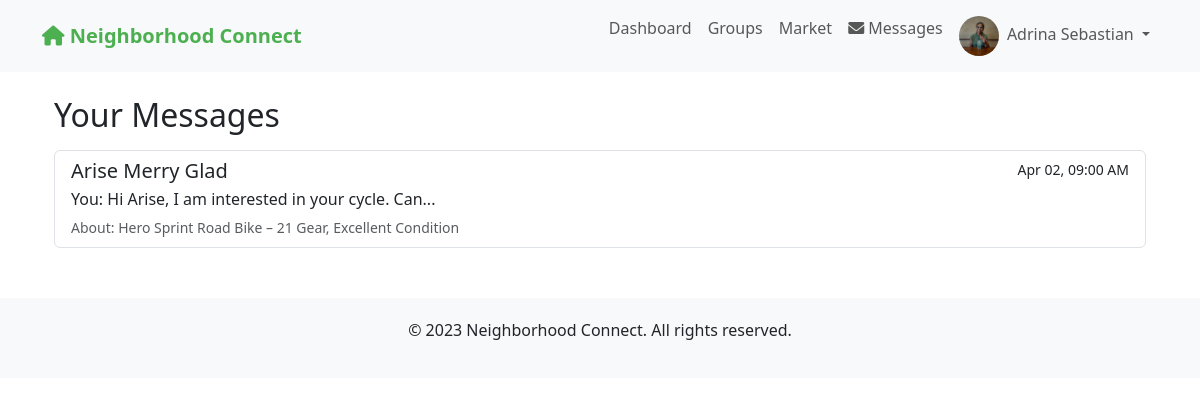
Page /messages (signed in) on the earlier database version.
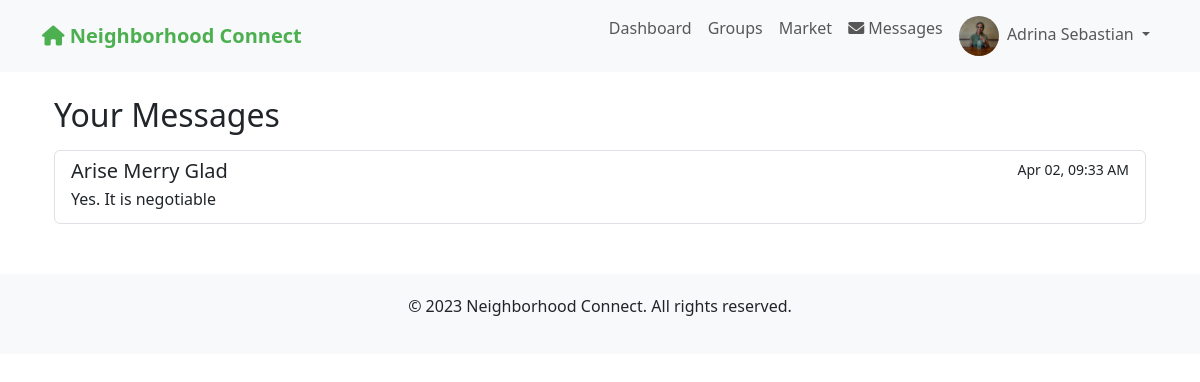
Same page on the later database version.
### app.py (models this page shows)
class User(UserMixin, db.Model):
    id = db.Column(db.Integer, primary_key=True)
    email = db.Column(db.String(100), unique=True, nullable=False)
    password = db.Column(db.String(200), nullable=False)
    name = db.Column(db.String(100), nullable=False)
    address = db.Column(db.String(200), nullable=False)
    neighborhood_id = db.Column(db.Integer, db.ForeignKey('neighborhood.id'), nullable=False)
    profile_pic = db.Column(db.String(200), default='default.jpg')
    created_at = db.Column(db.DateTime, default=datetime.utcnow)
    is_admin = db.Column(db.Boolean, default=False)
    posts = db.relationship('Post', backref='author', lazy=True)
    comments = db.relationship('Comment', backref='author', lazy=True)
    incidents = db.relationship('Incident', backref='reporter', lazy=True)
    group_memberships = db.relationship('GroupMember', backref='user', lazy=True)

class Message(db.Model):
    id = db.Column(db.Integer, primary_key=True)
    sender_id = db.Column(db.Integer, db.ForeignKey('user.id'), nullable=False)
    receiver_id = db.Column(db.Integer, db.ForeignKey('user.id'), nullable=False)
    content = db.Column(db.Text, nullable=False)
    timestamp = db.Column(db.DateTime, default=datetime.utcnow)  # This is the critical column
    is_read = db.Column(db.Boolean, default=False)
    item_id = db.Column(db.Integer, db.ForeignKey('market_item.id'), nullable=True)
    sender = db.relationship('User', foreign_keys=[sender_id], backref='sent_messages')
    receiver = db.relationship('User', foreign_keys=[receiver_id], backref='received_messages')
    item = db.relationship('MarketItem', backref='messages')

class MarketItem(db.Model):
    id = db.Column(db.Integer, primary_key=True)
    title = db.Column(db.String(200), nullable=False)
    description = db.Column(db.Text, nullable=False)
    price = db.Column(db.Float, nullable=False)
    image = db.Column(db.String(200))
    category = db.Column(db.String(50), nullable=False)  # e.g., "furniture", "electronics", "clothing"
    created_at = db.Column(db.DateTime, default=datetime.utcnow)
    user_id = db.Column(db.Integer, db.ForeignKey('user.id'), nullable=False)
    neighborhood_id = db.Column(db.Integer, db.ForeignKey('neighborhood.id'), nullable=False)
    is_sold = db.Column(db.Boolean, default=False)
    user = db.relationship('User', backref='market_items')

### app.py (the view)
@app.route('/messages')
@login_required
def messages():
    sent = db.session.query(Message.receiver_id).filter_by(sender_id=current_user.id).distinct()
    received = db.session.query(Message.sender_id).filter_by(receiver_id=current_user.id).distinct()
    user_ids = {id for (id,) in sent.union_all(received)}
    conversations = []
    for user_id in user_ids:
        user = User.query.get(user_id)
        last_message = Message.query.filter(
            ((Message.sender_id == current_user.id) & (Message.receiver_id == user_id)) |
            ((Message.sender_id == user_id) & (Message.receiver_id == current_user.id))
        ).order_by(Message.timestamp.desc()).first()
        unread_count = Message.query.filter_by(
            sender_id=user_id,
            receiver_id=current_user.id,
            is_read=False
        ).count()
        conversations.append({
            'user': user,
            'last_message': last_message,
            'unread_count': unread_count
        })
    conversations.sort(key=lambda x: x['last_message'].timestamp, reverse=True)
    return render_template('messages.html', conversations=conversations)

### app.py (called while the page is built)
@login_manager.user_loader
def load_user(user_id):
    return User.query.get(int(user_id))

### templates/messages.html (shortened to what this page needs)
{% extends "base.html" %}
{% block content %}
<div class="container mt-4">
    <h2>Your Messages</h2>
    {% if not conversations %}
    <div class="alert alert-info mt-3">
        You have no messages yet.
    </div>
    {% else %}
    <div class="list-group mt-3">
        {% for conv in conversations %}
        <a href="{{ url_for('view_conversation', user_id=conv.user.id) }}"
           class="list-group-item list-group-item-action {% if conv.unread_count > 0 %}list-group-item-primary{% endif %}">
            <div class="d-flex w-100 justify-content-between">
                <h5 class="mb-1">
                    {{ conv.user.name }}
                </h5>
                <small>{{ conv.last_message.timestamp.strftime('%b %d, %I:%M %p') }}</small>
            </div>
            <p class="mb-1">
                {% if conv.last_message.sender_id == current_user.id %}
                You: {{ conv.last_message.content|truncate(50) }}
                {% else %}
                {{ conv.last_message.content|truncate(50) }}
                {% endif %}
            </p>
            {% if conv.last_message.item %}
            <small class="text-muted">About: {{ conv.last_message.item.title }}</small>
            {% endif %}
        </a>
        {% endfor %}
    </div>
    {% endif %}
</div>
{% endblock %}

Differences in the rows shown:
no longer on this page (row unchanged): Message: last_message.timestamp "Apr 02, 09:00 AM", last_message.content "Hi Arise, I am interested in your cycle. Can..."
no longer on this page (row unchanged): MarketItem: last_message.item "Hero Sprint Road Bike – 21 Gear, Excellent Condition"
added Message: last_message.timestamp "Apr 02, 09:33 AM", last_message.content "Yes. It is negotiable"
Other differences:
new list line: "Arise Merry Glad"
list line gone: "Arise Merry Glad"
list line gone: "You: About:"
